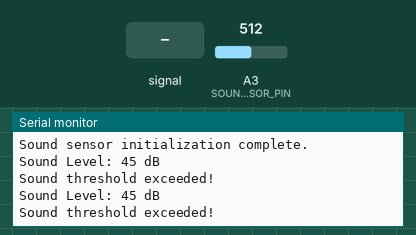
This program was run on a simulated Arduino Uno WiFi Rev2. Shown: the last lines printed to the serial monitor. Inputs (shaded band) come from the test bench; at power-on: A3 (SOUND_SENSOR_PIN) = 512.

Above: at 1.8 s.
1.9 s: A3 (SOUND_SENSOR_PIN) fed a 200 Hz sine of ±81 counts around its level
At 2.8 s:
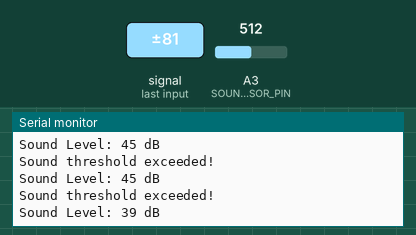
3.4 s: A3 (SOUND_SENSOR_PIN) set to 716
At 4.7 s:
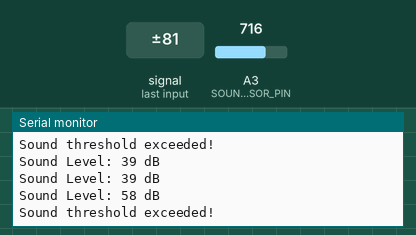
4.9 s: A3 (SOUND_SENSOR_PIN) fed a 1000 Hz sine of ±255 counts around its level
6.4 s: A3 (SOUND_SENSOR_PIN) set to 511
At 7.8 s:
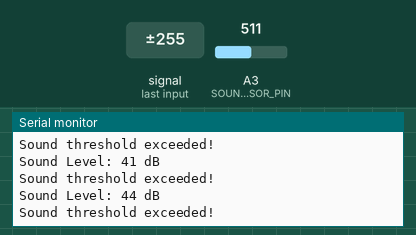
Timing chart, 0 to 8.9 s (numbered marks = the images above; inputs shaded):
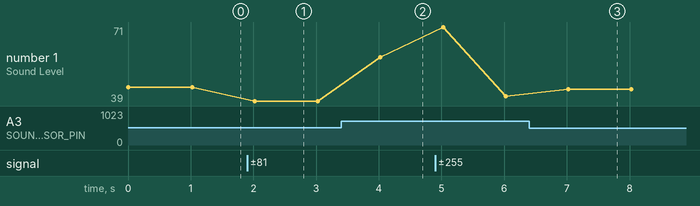

Measured:
- after the input at 1.9 s, the serial monitor: prints a new line after 0.12 s (image 1)
- after the input at 3.4 s, the serial monitor: prints a new line after 0.62 s (image 2)
- after the input at 6.4 s, the serial monitor: prints a new line after 0.63 s (image 3)
- plotted number 1: 45 → 39 after the input at 1.9 s, 39 → 58 after the input at 3.4 s, 58 → 41 after the input at 4.9 s, 41 → 44 after the input at 6.4 s

The program:

main.cpp
```cpp
#include <Arduino.h>

// Define the pin where the sound sensor signal pin is connected
#define SOUND_SENSOR_PIN A3

// Threshold for sound level in dB (example value, adjust based on your calibration)
const int dB_THRESHOLD = 40;

// Function to approximate dB from sensor value
int calculateDB(int sensorValue) {
    float dB = map(sensorValue, 0, 1023, 10, 80); // Maps sensorValue (0-1023) to dB range (10-80)
    return (int)dB;
}

void setup() {
    // Start serial communication for debugging
    Serial.begin(9600);

    // Initialize the sound sensor pin as input (optional, as analog pins are input by default)
    pinMode(SOUND_SENSOR_PIN, INPUT);

    Serial.println("Sound sensor initialization complete.");
}

void loop() {
    // Read the analog value from the sound sensor
    int sensorValue = analogRead(SOUND_SENSOR_PIN);

    // Convert sensor value to approximate dB
    int soundLevelDB = calculateDB(sensorValue);

    // Print the sound level in dB to the Serial Monitor
    Serial.print("Sound Level: ");
    Serial.print(soundLevelDB);
    Serial.println(" dB");

    // Check if the sound level exceeds the dB threshold
    if (soundLevelDB > dB_THRESHOLD) {
        Serial.println("Sound threshold exceeded!");
        // Add additional actions to perform when the threshold is exceeded
    }

    // Wait a short while before the next reading
    delay(1000);  // 1 second delay
}
```
